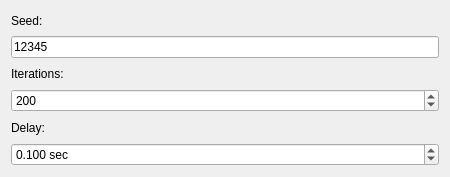
<?xml version="1.0" encoding="UTF-8"?>
<ui version="4.0">
 <class>Form</class>
 <widget class="QWidget" name="Form">
  <property name="geometry">
   <rect>
    <x>0</x>
    <y>0</y>
    <width>450</width>
    <height>177</height>
   </rect>
  </property>
  <property name="windowTitle">
   <string>Form</string>
  </property>
  <layout class="QVBoxLayout" name="verticalLayout_3">
   <item>
    <widget class="QLabel" name="label">
     <property name="text">
      <string>Seed:</string>
     </property>
    </widget>
   </item>
   <item>
    <widget class="QLineEdit" name="seed">
     <property name="text">
      <string>12345</string>
     </property>
    </widget>
   </item>
   <item>
    <widget class="QLabel" name="label_2">
     <property name="text">
      <string>Iterations:</string>
     </property>
    </widget>
   </item>
   <item>
    <widget class="QSpinBox" name="iterations">
     <property name="maximum">
      <number>100000</number>
     </property>
     <property name="value">
      <number>200</number>
     </property>
    </widget>
   </item>
   <item>
    <widget class="QLabel" name="label_3">
     <property name="text">
      <string>Delay:</string>
     </property>
    </widget>
   </item>
   <item>
    <widget class="QDoubleSpinBox" name="delay">
     <property name="suffix">
      <string> sec</string>
     </property>
     <property name="decimals">
      <number>3</number>
     </property>
     <property name="value">
      <double>0.100000000000000</double>
     </property>
    </widget>
   </item>
  </layout>
 </widget>
 <resources/>
 <connections/>
</ui>
